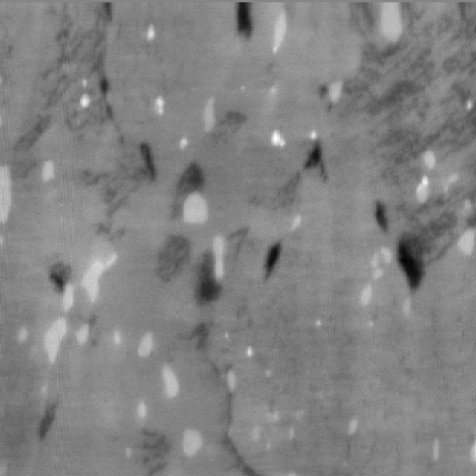
%> input picture test_images/Frame 02 X -21880920 nm & Y 532853 nm.tif, 476 x 476 px; its folder holds 4 pictures in this run
$ octave multiple_image.m   (GNU Octave 9; MATLAB toolbox functions it lacks are replaced by stand-ins)
%> lines starting %> are read from the running program, lines starting %| are printed output that depends on the picture
### EdgeDetector.m
function imageG = EdgeDetector(image,threshold)
% INPUTS:       image       - A single image.
%               threshold   - Minimum edge response to be recorded.
% OUTPUTS:      imageG      - The transformation of INPUT:'image' under the
%                           sum of squared sobel convolutions, stored as a
%                           uint16 matrix.
Gx = [1,0,-1;2,0,-2;1,0,-1];
Gy = [-1,-2,-1;0,0,0;1,2,1];
imageGx = conv2(double(image),Gx);
imageGy = conv2(double(image),Gy);
imageGx = imageGx(2:end-1,2:end-1);
imageGy = imageGy(2:end-1,2:end-1);
imageG = uint16((imageGx.^2+imageGy.^2).^0.5);
imageG(imageG<=threshold)=uint16(0);
imageG([1,end],:) = uint16(0);
imageG(:,[1,end]) = uint16(0);

### multiple_image.m
close all
myFolder = strcat(pwd,'/test_images');
% myFolder = strcat(pwd,'/noGreyLines');
% filePattern = fullfile(myFolder, '*.jpg');
filePattern = fullfile(myFolder, '*.tif');
tifFiles = dir(filePattern);

    baseFileName1 = tifFiles(1).name;
    fullFileName1 = fullfile(myFolder, baseFileName1);
    baseFileName2 = tifFiles(2).name;
    fullFileName2 = fullfile(myFolder, baseFileName2);

    Image1 = imread(fullFileName1);
%> Image1 is the input picture: size 476x476 uint16; min 0, max 65535, mean 33574.4
    Image2 = imread(fullFileName2);
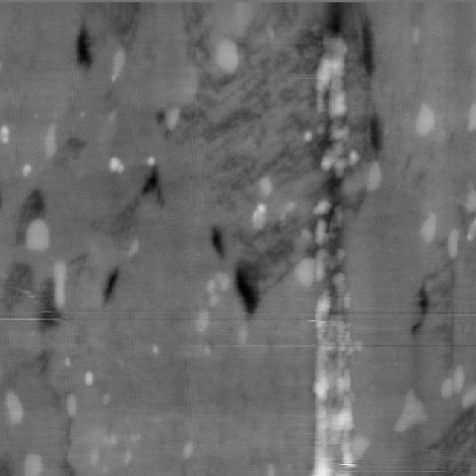
%> input picture test_images/Frame 08 X -21882926 nm & Y 532851 nm.tif, 476 x 476 px
%> Image2 is the input picture: size 476x476 uint16; min 0, max 65535, mean 27548.7

shiftVect1 = [460, 570];
shiftVect2 = [460,560];
shiftVect3 = [452,606];

% [16 lines of commented-out code are left out]


threshold = 10000;
E1 = EdgeDetector(Image1,threshold);
%> in EdgeDetector, `imageGx = conv2(double(image),Gx);`:
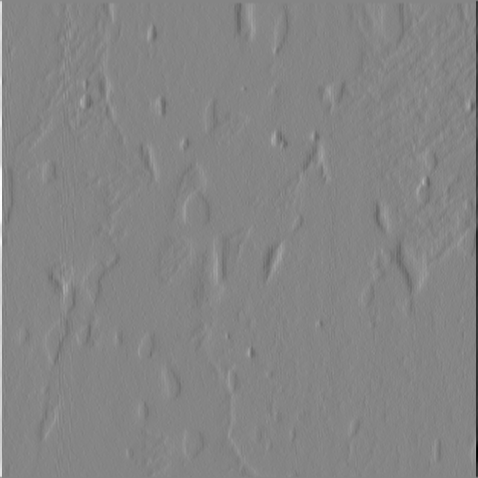
%> imageGx: size 478x478 double; min -215980, max 197363, mean 0; drawn with min black and max white
%> in EdgeDetector, `imageGy = conv2(double(image),Gy);`:
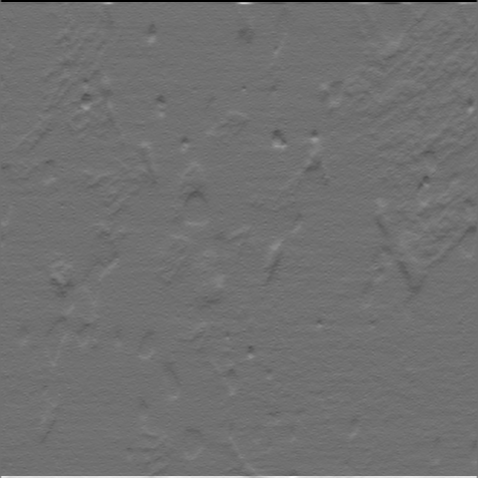
%> imageGy: size 478x478 double; min -136944, max 172500, mean 0; drawn with min black and max white
E2 = EdgeDetector(Image2,threshold);
%> call 2 of EdgeDetector, with threshold = 10000
%> in EdgeDetector (call 2), `imageGy = conv2(double(image),Gy);`:
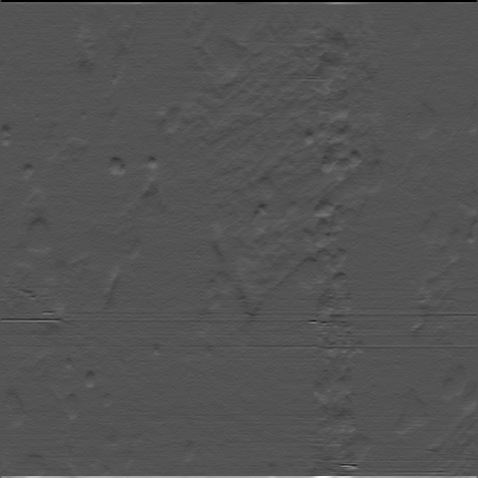
%> imageGy: size 478x478 double; min -118567, max 242488, mean 0; drawn with min black and max white
%> in EdgeDetector (call 2), `imageGx = imageGx(2:end-1,2:end-1);`:
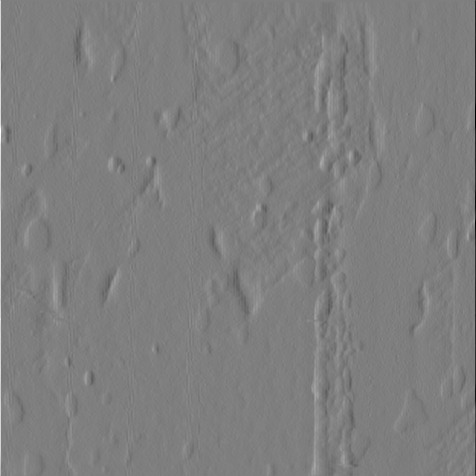
%> imageGx: size 476x476 double; min -164371, max 165570, mean 9.3; drawn with min black and max white
%> in EdgeDetector (call 2), `imageG = uint16((imageGx.^2+imageGy.^2).^0.5);`:
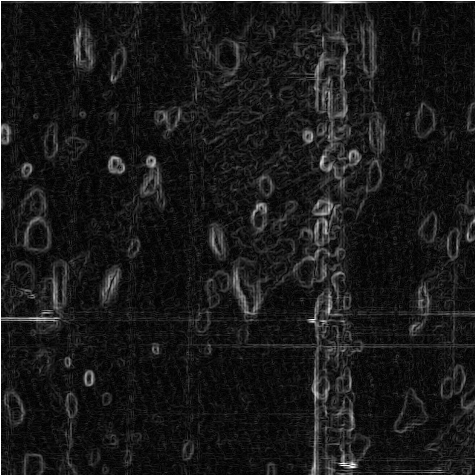
%> imageG: size 476x476 uint16; min 3, max 65535, mean 6743.7; drawn with min black and max white
%> in EdgeDetector (call 2), `imageG(:,[1,end]) = uint16(0);`:
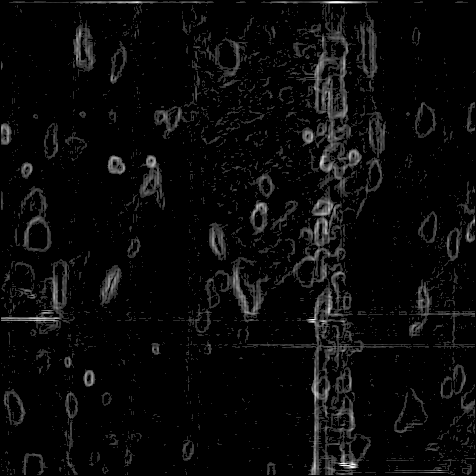
%> imageG: size 476x476 uint16; min 0, max 65535, mean 2641.9; drawn with min black and max white
